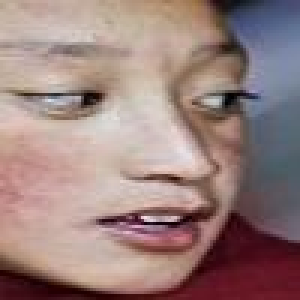
#> input picture RAF-DB/test/1/test_0073_aligned.jpg, 100 x 100 px (shown 3 times larger)
$ python -i improve.py   (imports and definitions only)
#> lines starting #> are read from the running program, lines starting #| are printed output that depends on the picture
#> further down, picture is the input picture: shape (100, 100, 3); mean B, G, R 125.8, 129.1, 154.5
import os
import cv2
import numpy as np
from PIL import Image
from tqdm import tqdm
from torchvision import transforms

# === CONFIG ===
SOURCE_DIR = 'RAF-DB/test'       # Set your original dataset directory
OUTPUT_DIR = 'RAF-DB_clean/test' # Set your destination for enhanced images
ENHANCE_CONTRAST = True           # Toggle contrast enhancement (CLAHE)

# Create output directory
# [1 line not run here, left out]

# Image transforms (basic)
# [4 lines that did not run here, left out]

# CLAHE contrast enhancer
def apply_clahe(img_bgr):
    img_yuv = cv2.cvtColor(img_bgr, cv2.COLOR_BGR2YUV)
#> img_yuv: shape (100, 100, 3); mean of channels 0, 1, 2 136.3, 122.9, 143.9
    clahe = cv2.createCLAHE(clipLimit=2.0, tileGridSize=(8, 8))
    img_yuv[:, :, 0] = clahe.apply(img_yuv[:, :, 0])
#> img_yuv: shape (100, 100, 3); mean of channels 0, 1, 2 162.6, 122.9, 143.9
    img_clahe = cv2.cvtColor(img_yuv, cv2.COLOR_YUV2BGR)
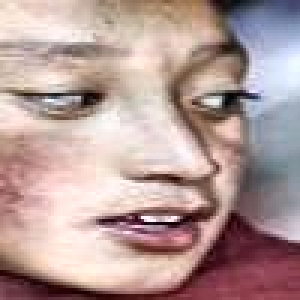
#> img_clahe: shape (100, 100, 3) (shown 3 times larger); mean B, G, R 152.4, 155.3, 180.5
    return img_clahe

# Process and save each image
# [29 lines not run here, left out]

>>> import cv2
>>> picture = cv2.imread('../RAF-DB/test/1/test_0073_aligned.jpg')
>>> result = apply_clahe(picture)

$ run again, on RAF-DB/test/2/test_2240_aligned.jpg
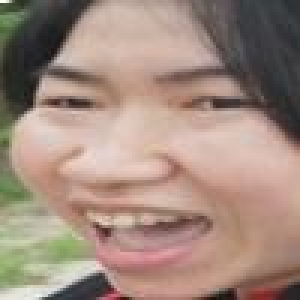
#> input picture RAF-DB/test/2/test_2240_aligned.jpg, 100 x 100 px (shown 3 times larger)
#> picture is the input picture: shape (100, 100, 3); mean B, G, R 125.9, 138.3, 161.2
#> in apply_clahe, `img_clahe = cv2.cvtColor(img_yuv, cv2.COLOR_YUV2BGR)`:
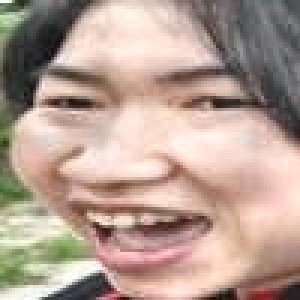
#> img_clahe: shape (100, 100, 3) (shown 3 times larger); mean B, G, R 146.8, 158.7, 181.3

$ run again, on RAF-DB/test/2/test_2248_aligned.jpg
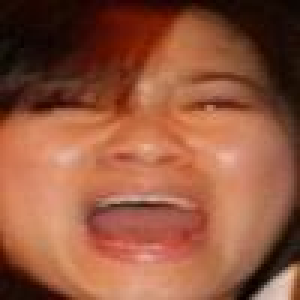
#> input picture RAF-DB/test/2/test_2248_aligned.jpg, 100 x 100 px (shown 3 times larger)
#> picture is the input picture: shape (100, 100, 3); mean B, G, R 61.6, 86.2, 146.5
#> in apply_clahe, `img_clahe = cv2.cvtColor(img_yuv, cv2.COLOR_YUV2BGR)`:
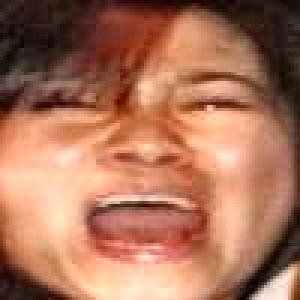
#> img_clahe: shape (100, 100, 3) (shown 3 times larger); mean B, G, R 89.6, 114.4, 171.5

$ run again, on RAF-DB/test/3/test_0960_aligned.jpg
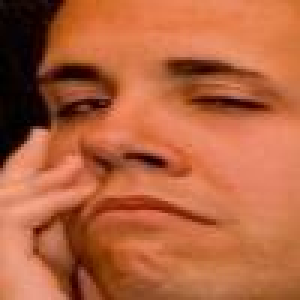
#> input picture RAF-DB/test/3/test_0960_aligned.jpg, 100 x 100 px (shown 3 times larger)
#> picture is the input picture: shape (100, 100, 3); mean B, G, R 63.2, 99.1, 180
#> in apply_clahe, `img_clahe = cv2.cvtColor(img_yuv, cv2.COLOR_YUV2BGR)`:
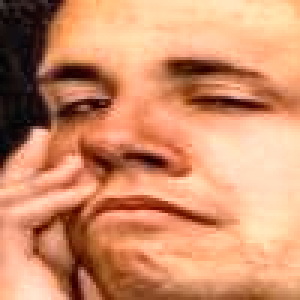
#> img_clahe: shape (100, 100, 3) (shown 3 times larger); mean B, G, R 107.7, 143.6, 207.2
